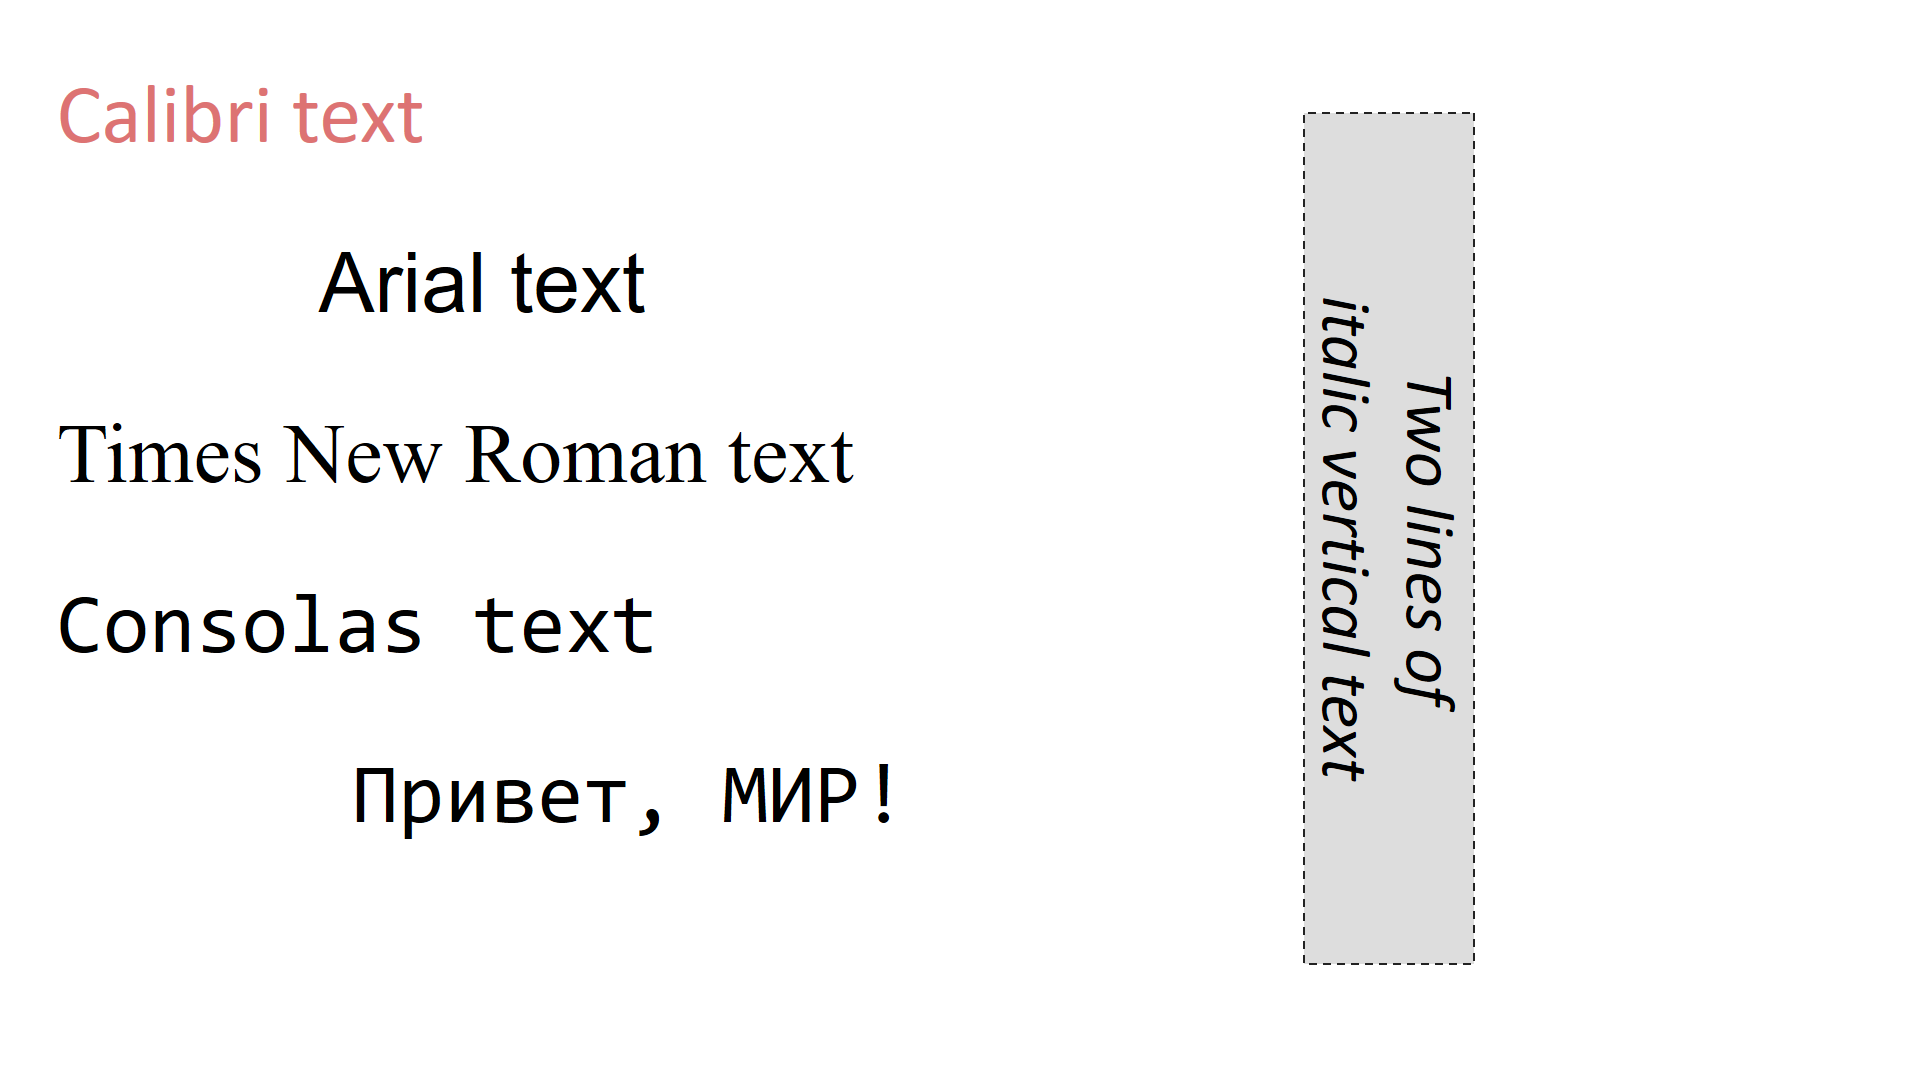

Python code for this plot:
from pptx_shapes import Presentation
from pptx_shapes.enums import Align, LineDash
from pptx_shapes.shapes import TextBox
from pptx_shapes.style import FillStyle, FontFormat, FontStyle, StrokeStyle


def main() -> None:
    with Presentation(presentation_path="empty.pptx") as presentation:
        presentation.add(shape=TextBox(x=1, y=1, width=15, height=2, text="Calibri text", style=FontStyle(size=42, family="Calibri", align=Align.LEFT, color="#dd7373")))
        presentation.add(shape=TextBox(x=1, y=4, width=15, height=2, text="Arial text", style=FontStyle(size=42, family="Arial", align=Align.CENTER)))
        presentation.add(shape=TextBox(x=1, y=7, width=15, height=2, text="Times New Roman text", style=FontStyle(size=42, family="Times New Roman", align=Align.LEFT)))
        presentation.add(shape=TextBox(x=1, y=10, width=15, height=2, text="Consolas text", style=FontStyle(size=42, family="Consolas", align=Align.LEFT)))
        presentation.add(shape=TextBox(x=1, y=13, width=15, height=2, text="Привет, МИР!", style=FontStyle(size=42, family="Consolas", align=Align.RIGHT)))

        presentation.add(shape=TextBox(
            x=17, y=8,
            width=15, height=3,
            text="Two lines of\nitalic vertical text",
            angle=90,
            style=FontStyle(size=35),
            formatting=FontFormat(italic=True),
            fill=FillStyle(color="#ddd"),
            stroke=StrokeStyle(color="#222", dash=LineDash.DASHED)
        ))

        presentation.save("text_boxes.pptx")


if __name__ == "__main__":
    main()
